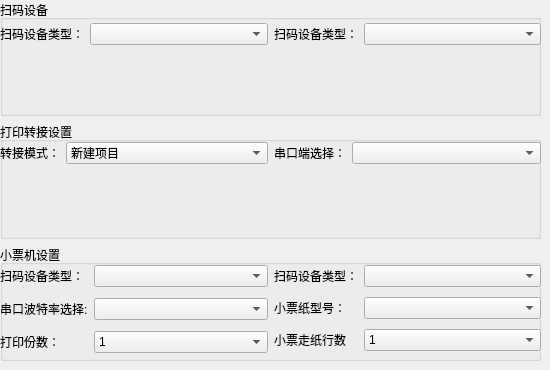
   <widget class="QWidget" name="page">
    <widget class="QWidget" name="verticalLayoutWidget_4">
     <property name="geometry">
      <rect>
       <x>0</x>
       <y>0</y>
       <width>541</width>
       <height>361</height>
      </rect>
     </property>
     <layout class="QVBoxLayout" name="verticalLayout_4" stretch="0,0,0">
      <property name="sizeConstraint">
       <enum>QLayout::SetDefaultConstraint</enum>
      </property>
      <property name="leftMargin">
       <number>0</number>
      </property>
      <item>
       <widget class="QGroupBox" name="groupBox_9">
        <property name="title">
         <string>扫码设备</string>
        </property>
        <widget class="QWidget" name="horizontalLayoutWidget_2">
         <property name="geometry">
          <rect>
           <x>0</x>
           <y>23</y>
           <width>541</width>
           <height>31</height>
          </rect>
         </property>
         <layout class="QHBoxLayout" name="horizontalLayout_2">
          <item>
           <layout class="QFormLayout" name="formLayout">
            <property name="fieldGrowthPolicy">
             <enum>QFormLayout::AllNonFixedFieldsGrow</enum>
            </property>
            <property name="leftMargin">
             <number>0</number>
            </property>
            <item row="0" column="0">
             <widget class="QLabel" name="label_15">
              <property name="text">
               <string>扫码设备类型：</string>
              </property>
             </widget>
            </item>
            <item row="0" column="1">
             <widget class="QComboBox" name="comboBox_6"/>
            </item>
           </layout>
          </item>
          <item>
           <layout class="QFormLayout" name="formLayout_2">
            <property name="horizontalSpacing">
             <number>6</number>
            </property>
            <item row="0" column="0">
             <widget class="QLabel" name="label_16">
              <property name="text">
               <string>扫码设备类型：</string>
              </property>
             </widget>
            </item>
            <item row="0" column="1">
             <widget class="QComboBox" name="comboBox_7"/>
            </item>
           </layout>
          </item>
         </layout>
        </widget>
       </widget>
      </item>
      <item>
       <widget class="QGroupBox" name="groupBox_10">
        <property name="title">
         <string>打印转接设置</string>
        </property>
        <widget class="QWidget" name="horizontalLayoutWidget">
         <property name="geometry">
          <rect>
           <x>0</x>
           <y>20</y>
           <width>541</width>
           <height>31</height>
          </rect>
         </property>
         <layout class="QHBoxLayout" name="horizontalLayout">
          <item>
           <layout class="QFormLayout" name="formLayout_3">
            <item row="0" column="0">
             <widget class="QLabel" name="label_17">
              <property name="text">
               <string>转接模式：</string>
              </property>
             </widget>
            </item>
            <item row="0" column="1">
             <widget class="QComboBox" name="comboBox_8">
              <item>
               <property name="text">
                <string>新建项目</string>
               </property>
              </item>
              <item>
               <property name="text">
                <string>新建项目</string>
               </property>
              </item>
             </widget>
            </item>
           </layout>
          </item>
          <item>
           <layout class="QFormLayout" name="formLayout_6">
            <item row="0" column="0">
             <widget class="QLabel" name="Label">
              <property name="text">
               <string>串口端选择：</string>
              </property>
             </widget>
            </item>
            <item row="0" column="1">
             <widget class="QComboBox" name="ComboBox"/>
            </item>
           </layout>
          </item>
         </layout>
        </widget>
       </widget>
      </item>
      <item>
       <widget class="QGroupBox" name="groupBox_11">
        <property name="title">
         <string>小票机设置</string>
        </property>
        <widget class="QWidget" name="horizontalLayoutWidget_3">
         <property name="geometry">
          <rect>
           <x>0</x>
           <y>20</y>
           <width>541</width>
           <height>135</height>
          </rect>
         </property>
         <layout class="QHBoxLayout" name="horizontalLayout_3">
          <item>
           <layout class="QFormLayout" name="formLayout_7">
            <property name="fieldGrowthPolicy">
             <enum>QFormLayout::AllNonFixedFieldsGrow</enum>
            </property>
            <property name="verticalSpacing">
             <number>11</number>
            </property>
            <property name="leftMargin">
             <number>0</number>
            </property>
            <item row="0" column="0">
             <widget class="QLabel" name="label_18">
              <property name="text">
               <string>扫码设备类型：</string>
              </property>
             </widget>
            </item>
            <item row="0" column="1">
             <widget class="QComboBox" name="comboBox_9"/>
            </item>
            <item row="1" column="0">
             <widget class="QLabel" name="Label_2">
              <property name="text">
               <string>串口波特率选择:</string>
              </property>
             </widget>
            </item>
            <item row="1" column="1">
             <widget class="QComboBox" name="ComboBox_2"/>
            </item>
            <item row="2" column="0">
             <widget class="QLabel" name="Label_5">
              <property name="text">
               <string>打印份数：</string>
              </property>
             </widget>
            </item>
            <item row="2" column="1">
             <widget class="QComboBox" name="ComboBox_5">
              <item>
               <property name="text">
                <string>1</string>
               </property>
              </item>
              <item>
               <property name="text">
                <string>2</string>
               </property>
              </item>
              <item>
               <property name="text">
                <string>3</string>
               </property>
              </item>
             </widget>
            </item>
            <item row="3" column="0">
             <widget class="QLabel" name="Label_6">
              <property name="text">
               <string/>
              </property>
             </widget>
            </item>
            <item row="3" column="1">
             <widget class="QPushButton" name="pushButton_9">
              <property name="text">
               <string>打印测试小票</string>
              </property>
             </widget>
            </item>
           </layout>
          </item>
          <item>
           <layout class="QFormLayout" name="formLayout_8">
            <property name="horizontalSpacing">
             <number>6</number>
            </property>
            <property name="verticalSpacing">
             <number>10</number>
            </property>
            <property name="topMargin">
             <number>0</number>
            </property>
            <item row="0" column="0">
             <widget class="QLabel" name="label_19">
              <property name="text">
               <string>扫码设备类型：</string>
              </property>
             </widget>
            </item>
            <item row="0" column="1">
             <widget class="QComboBox" name="comboBox_10"/>
            </item>
            <item row="1" column="0">
             <widget class="QLabel" name="Label_3">
              <property name="text">
               <string>小票纸型号：</string>
              </property>
             </widget>
            </item>
            <item row="1" column="1">
             <widget class="QComboBox" name="ComboBox_3"/>
            </item>
            <item row="2" column="0">
             <widget class="QLabel" name="Label_4">
              <property name="text">
               <string>小票走纸行数</string>
              </property>
             </widget>
            </item>
            <item row="2" column="1">
             <widget class="QComboBox" name="ComboBox_4">
              <item>
               <property name="text">
                <string>1</string>
               </property>
              </item>
              <item>
               <property name="text">
                <string>2</string>
               </property>
              </item>
              <item>
               <property name="text">
                <string>3</string>
               </property>
              </item>
              <item>
               <property name="text">
                <string>4</string>
               </property>
              </item>
             </widget>
            </item>
           </layout>
          </item>
         </layout>
        </widget>
       </widget>
      </item>
     </layout>
    </widget>
   </widget>
